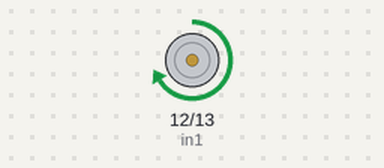
Bench run of a sketch on a simulated Arduino Uno, built with avr-gcc and run on an emulated ATmega328P. Shown: motor-driver pin pairs drawn as motors (green arrow = first pin HIGH = forward, orange = second pin HIGH = backward, longer = more drive, scaled by the enable pin).

Above: at 1.0 s.
At 3.0 s:
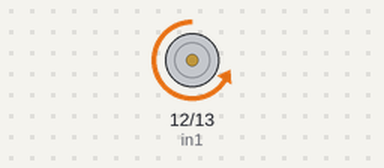
At 6.5 s:
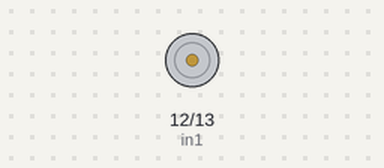
Timing chart, 0 to 11.7 s (numbered marks = the images above):
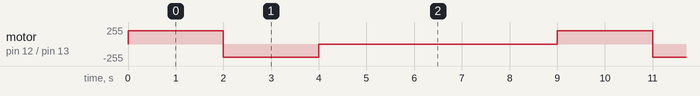

Measured:
- by itself, motor on pin 12 (in1) / pin 13 (in2): repeats every 9.0 s: backward 200/255 2.0 s, stopped 5.0 s, forward 200/255 2.0 s

The sketch:

Motor_Driver.ino
```cpp
// Linear actuator connections
int enA = 11;
int in1 = 12;
int in2 = 13;

void setup() {
  // Set all the motor control pins to outputs
  pinMode(enA, OUTPUT);
  pinMode(in1, OUTPUT);
  pinMode(in2, OUTPUT);

  // Turn off motors - Initial state
  digitalWrite(in1, LOW);
  digitalWrite(in2, LOW);
}

// This function lets you control spinning direction of motors
void directionControl() {
  // Set motors to maximum speed
  // For PWM maximum possible values are 0 to 255
  analogWrite(enA, 200);

  // Turn on motor A & B
  digitalWrite(in1, HIGH);
  digitalWrite(in2, LOW);
  delay(2000);

  // Now change motor directions
  digitalWrite(in1, LOW);
  digitalWrite(in2, HIGH);
  delay(2000);

  // Turn off motors
  digitalWrite(in1, LOW);
  digitalWrite(in2, LOW);

}


void loop() {
  directionControl();
  delay(5000);
}
```
